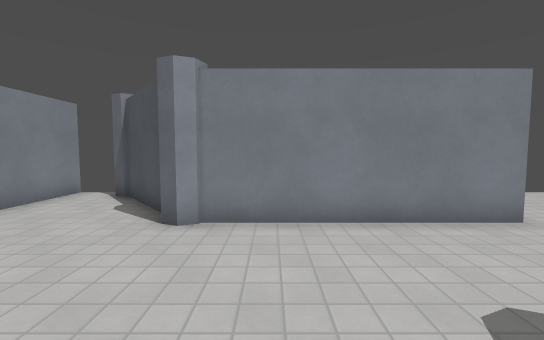
view 1 (above)

16 first-person views from a walk through a 3-D level made in the Godot game engine. The camera is 1.4 m above the floor, tilts 4° down and sees 90° across. The floor is counted in squares, 1 m on a side. Each view is taken from the middle of a square. On the plan, view 1 faces up. The plan holds only what a view shows up to about 13 squares ahead; the rest is blank. The place goes on beyond the plan. Surface patterns are stand-ins for the level's own textures.

view 2
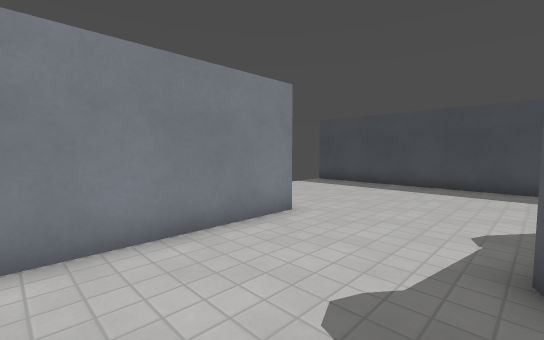

view 3
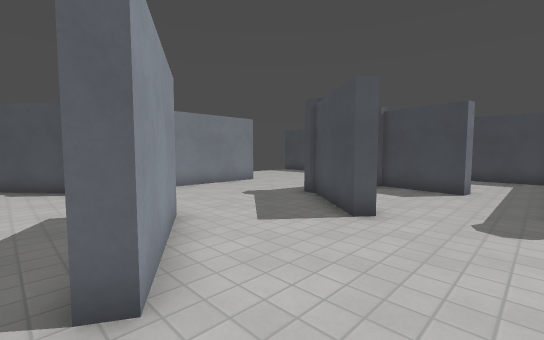

view 4
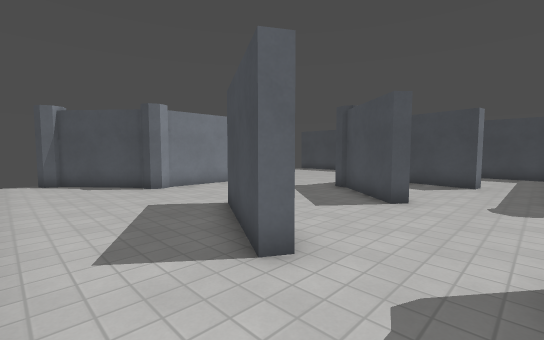

view 5
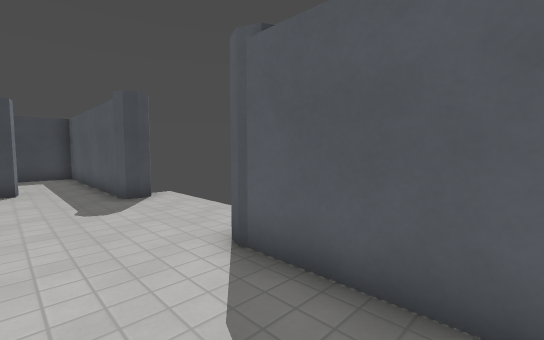

view 6
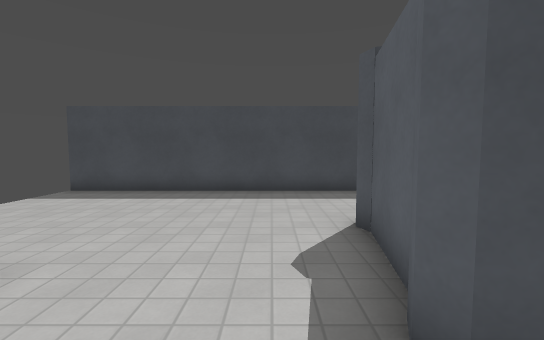

view 7
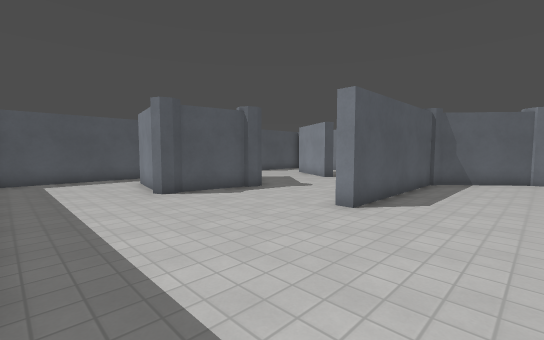

view 8
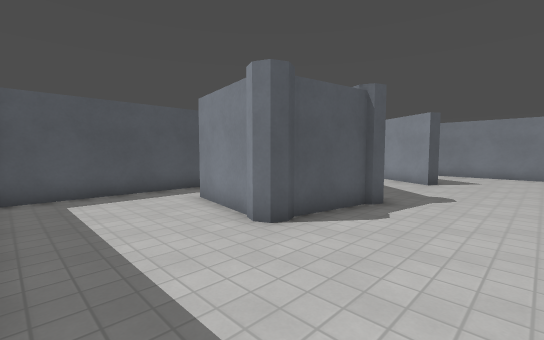

view 9
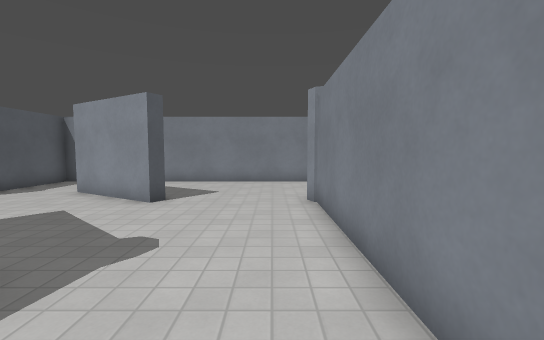

view 10
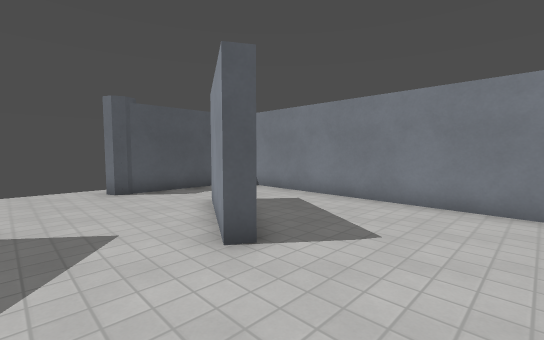

view 11
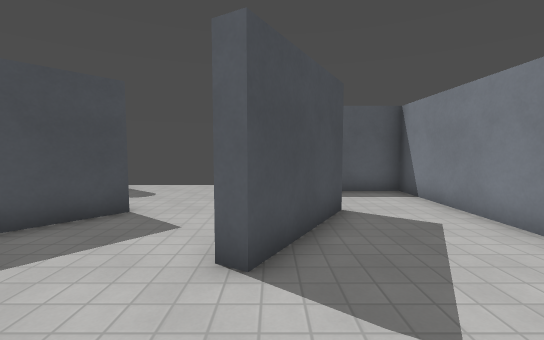

view 12
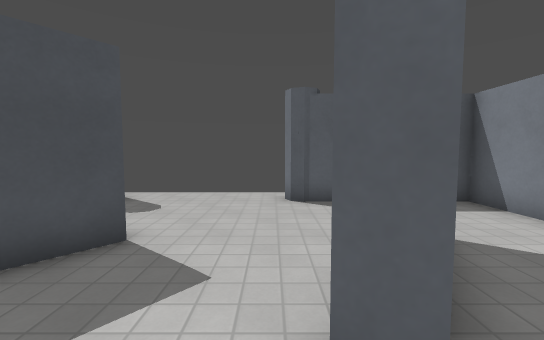

view 13
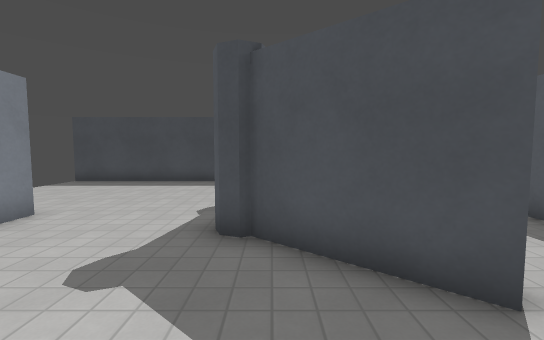

view 14
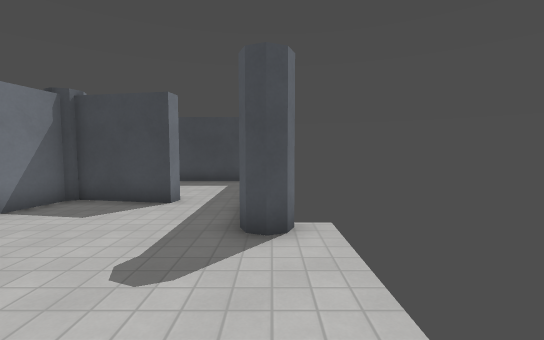

view 15
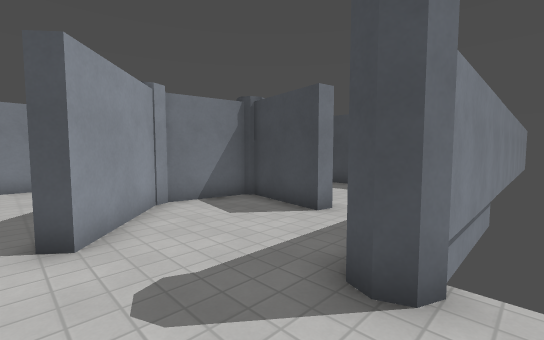

view 16
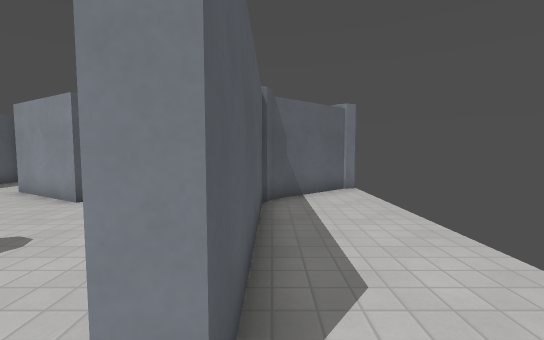

### Floor plan
Points are (right, up) in squares from view 1. A wall is a line through its corners. A room is listed if a view was taken in it or the views show most of it. See-through windows are left out.
Room 1 (views 1, 2, 3, 4, 5, 6, 7, 8, 9, 10, 11, 12, 13, 14, 15, 16)
walls: (3.3, 0.5) (3.5, 0.9) (3.8, 1) (4.2, 0.9); (4.2, 0.7) (6.6, 0.3) (7, 0.4) (7.3, 0.3) (7.5, -0.1) (7.3, -0.5); (-1.3, 0.7) (-3.2, -2.7) (-3.7, -2.4) (-1.7, 0.9) (-1.3, 0.7); (7.2, -0.5) (6.7, -3.4) (6.2, -3.3) (6.8, -0.3) (4.3, 0.2) (3.8, 0) (1.7, -2.5) (1.3, -2.2) (3.4, 0.4); (-1.4, 5.2) (-1.8, 5) (-2.1, 5.2) (-2.3, 5.6); (-1.4, 5.7) (4.9, 5.7) (4.9, 5.2) (-1.5, 5.2); (-2.2, 5.7) (-4.4, 8.3); (4.1, -5.5) (11.1, -5.5); (4, -6.4) (3.6, -6.3) (3.4, -5.9) (3.6, -5.6) (4, -5.4); (-1.7, -5.5) (-1.5, -5.6) (-1.4, -5.9); (-4.4, 8.2) (-4.9, 8.4) (-5, 8.8); (-4.2, 9.2) (-3.9, 8.5) (-1.8, 6) (-1.3, 5.8); (11.5, -5.1) (11.5, 9.1); (-6.5, 9.2) (-6.5, -5.5) (-1.6, -5.5)

Where each view was taken, in squares from view 1:
view 1: 0 up, 0 right, facing up
view 2: 1 up, 0 right, facing up-right
view 3: 5 down, 4 left, facing up-right
view 4: 5 down, 6 left, facing up-right
view 5: 3 down, 5 left, facing down-right
view 6: 2 up, 2 right, facing right
view 7: 9 up, 11 right, facing down-left
view 8: 4 up, 11 right, facing down-left
view 9: 4 up, 6 right, facing left
view 10: 4 up, 1 right, facing down-left
view 11: 4 up, 2 left, facing down
view 12: 2 up, 1 left, facing down
view 13: 0 up, 1 left, facing right
view 14: 6 down, 1 left, facing right
view 15: 7 down, 1 right, facing up-right
view 16: 6 up, 6 right, facing left
